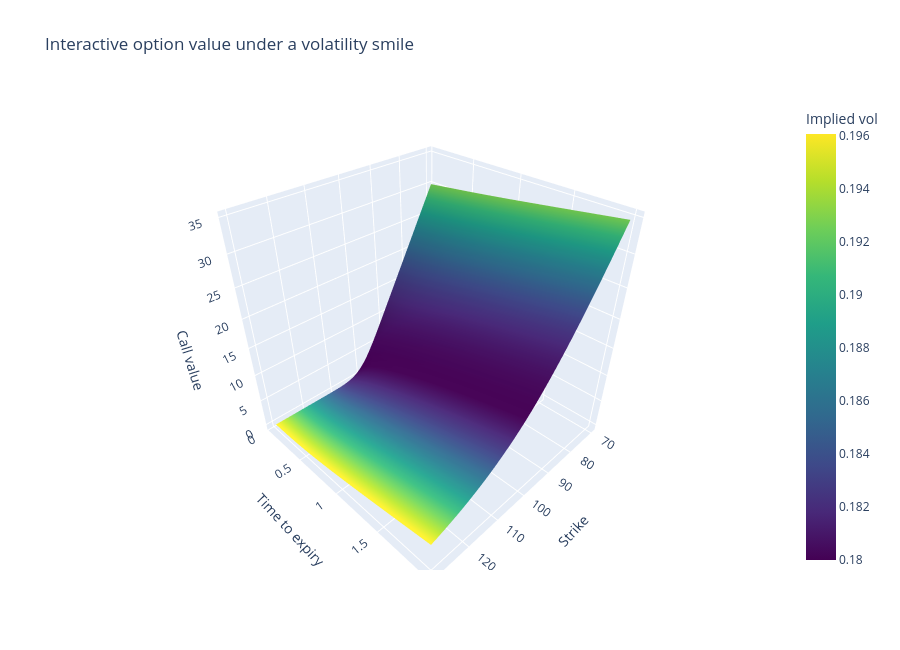

The cell this chart's notebook holds for it:
### Markdown cell above
## 2. Derivatives: use a surface when three dimensions matter

A single volatility number is a useful Black-Scholes baseline, but listed options often show a **smile/skew**: implied volatility varies with strike and maturity. Here the third dimension is genuinely useful, so the next cell creates an interactive 3D Plotly surface.

The model is still simplified: it omits stochastic volatility, jumps, dividends, rates curves, early exercise, and bid/ask valuation adjustments. Those are model-risk items, not details to hide.

### Code cell
# A volatility smile: higher implied volatility away from the at-the-money strike.
spot = 100.0
rate = .03
strikes = np.linspace(70, 130, 45)
maturities = np.linspace(.05, 2.0, 35)
strike_grid, maturity_grid = np.meshgrid(strikes, maturities)
log_moneyness = np.log(strike_grid / spot)
implied_vol = .18 + .10 * log_moneyness**2 + .035 * np.maximum(log_moneyness, 0)
call_surface = bs_call(spot, strike_grid, rate, implied_vol, maturity_grid)

surface_figure = go.Figure(go.Surface(
    x=strikes,
    y=maturities,
    z=call_surface,
    surfacecolor=implied_vol,
    colorscale='Viridis',
    colorbar={'title': 'Implied vol'},
    hovertemplate='Strike %{x:.1f}<br>Time %{y:.2f}y<br>Call price %{z:.2f}<extra></extra>',
))
surface_figure.update_layout(
    title='Interactive option value under a volatility smile',
    scene=dict(xaxis_title='Strike', yaxis_title='Time to expiry', zaxis_title='Call value'),
    height=650,
)
surface_figure.show()

atm_index = np.argmin(np.abs(strikes - spot))
print(f'ATM one-year call value: {call_surface[np.argmin(np.abs(maturities - 1.0)), atm_index]:.2f}')

### Figure 1 — Plotly figure (JSON) as saved in the notebook; plotly's stock layout.template omitted (floating-point values rounded to 4 significant figures; data arrays with more than 128 entries replaced by an {"elided": "..."} marker saying what was removed)
{"data": [{"colorbar": {"title": {"text": "Implied vol"}}, "colorscale": [[0, "#440154"], [0.1111, "#482878"], [0.2222, "#3e4989"], [0.3333, "#31688e"], [0.4444, "#26828e"], [0.5556, "#1f9e89"], [0.6667, "#35b779"], [0.7778, "#6ece58"], [0.8889, "#b5de2b"], [1, "#fde725"]], "hovertemplate": "Strike %{x:.1f}<br>Time %{y:.2f}y<br>Call price %{z:.2f}<extra></extra>", "surfacecolor": {"elided": "35x45 float values"}, "type": "surface", "x": [70.0, 71.36, 72.73, 74.09, 75.45, 76.82, 78.18, 79.55, 80.91, 82.27, 83.64, 85.0, 86.36, 87.73, 89.09, 90.45, 91.82, 93.18, 94.55, 95.91, 97.27, 98.64, 100.0, 101.4, 102.7, 104.1, 105.5, 106.8, 108.2, 109.5, 110.9, 112.3, 113.6, 115.0, 116.4, 117.7, 119.1, 120.5, 121.8, 123.2, 124.5, 125.9, 127.3, 128.6, 130.0], "y": [0.05, 0.1074, 0.1647, 0.2221, 0.2794, 0.3368, 0.3941, 0.4515, 0.5088, 0.5662, 0.6235, 0.6809, 0.7382, 0.7956, 0.8529, 0.9103, 0.9676, 1.025, 1.082, 1.14, 1.197, 1.254, 1.312, 1.369, 1.426, 1.484, 1.541, 1.599, 1.656, 1.713, 1.771, 1.828, 1.885, 1.943, 2.0], "z": {"elided": "35x45 float values"}}], "layout": {"height": 650, "scene": {"xaxis": {"title": {"text": "Strike"}}, "yaxis": {"title": {"text": "Time to expiry"}}, "zaxis": {"title": {"text": "Call value"}}}, "title": {"text": "Interactive option value under a volatility smile"}}}
